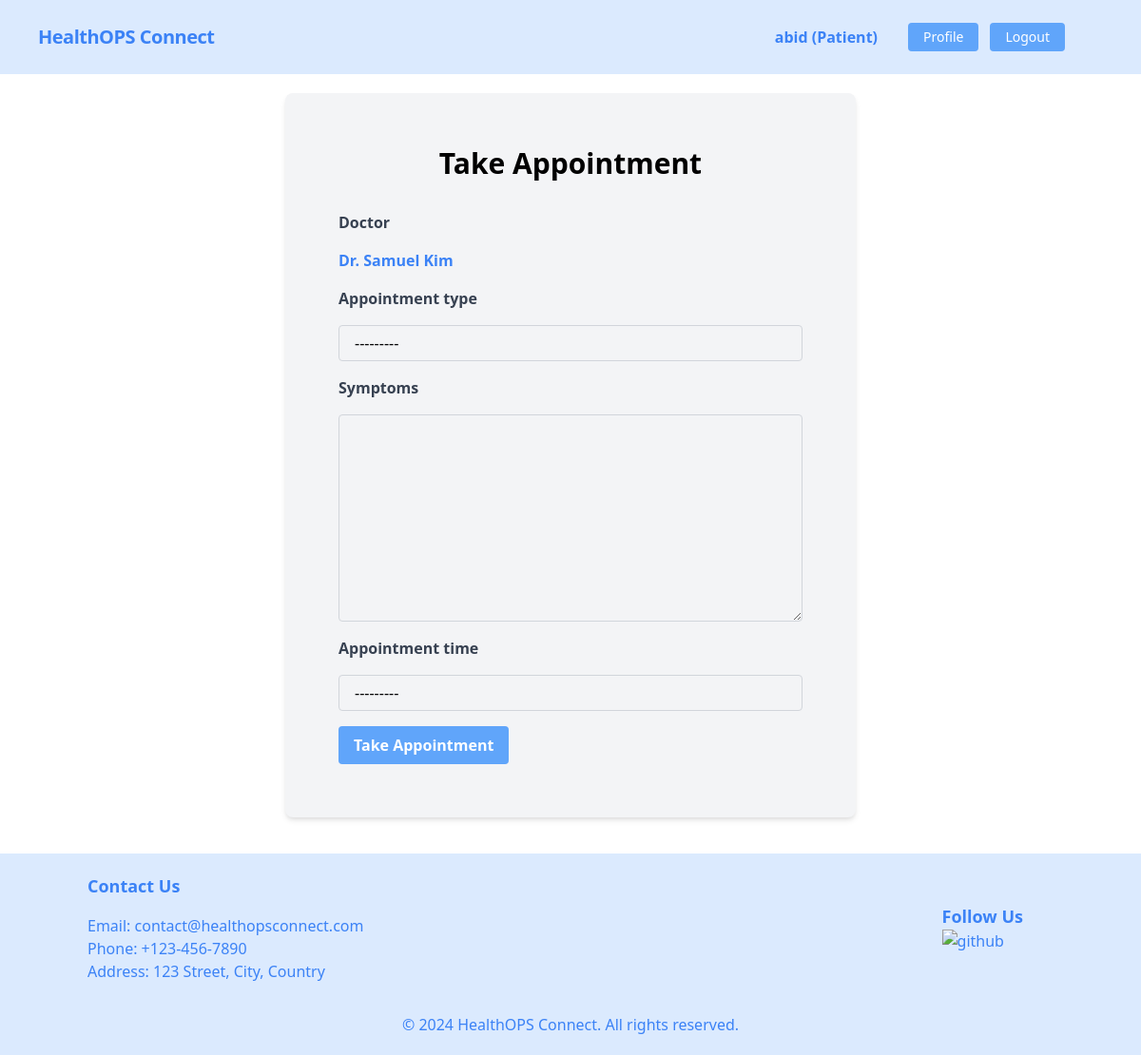
The app's page /doctors/take-appointment/8/ (signed in) with its own data.
### patient/models.py (models this page shows, shortened)
class Patient(models.Model):
    user = models.OneToOneField(User, on_delete=models.CASCADE)
    image = models.ImageField(
        upload_to='patient/images/', default='patient/images/default.jpg')
    phone = models.CharField(max_length=11)
    user_type = models.CharField(default='Patient', max_length=10, editable=False)

### doctor/models.py (models this page shows, shortened)
class Doctor(models.Model):
    user = models.OneToOneField(User, on_delete=models.CASCADE)
    image = models.ImageField(
        upload_to='doctor/media/uploads/', default='doctor/media/uploads/default.jpg')
    designation = models.ManyToManyField(Designation)
    expertise = models.ManyToManyField(Expertise)
    available_time = models.ManyToManyField(AvailableTime)
    fee = models.IntegerField()
    meet_link = models.URLField(max_length=200)
    user_type = models.CharField(
        default='Doctor', max_length=10, editable=False)

### appointment/views.py (the view, shortened to what this page needs)
# urls.py: path('take-appointment/<int:doctor_id>/', AppointmentCreateView.as_view(),
class AppointmentCreateView(LoginRequiredMixin, CreateView):
    model = Appointment
    form_class = AppointmentForm
    template_name = 'take_appointment.html'
    def dispatch(self, request, *args, **kwargs):
        if hasattr(request.user, 'doctor'):
            return HttpResponse('You are not allowed to take appointment as a doctor!')
        return super().dispatch(request, *args, **kwargs)
    def get_context_data(self, **kwargs):
        context = super().get_context_data(**kwargs)
        context['doctor'] = self.get_doctor()
        return context
    def get_form_kwargs(self):
        kwargs = super(AppointmentCreateView, self).get_form_kwargs()
        kwargs.update({'doctor': self.get_doctor()})
        return kwargs
    def get_doctor(self):
        return Doctor.objects.get(id=self.kwargs['doctor_id'])

### appointment/forms.py
class AppointmentForm(forms.ModelForm):
    appointment_time = forms.ModelChoiceField(
        queryset=AvailableTime.objects.none())
    class Meta:
        model = Appointment
        fields = ['doctor', 'appointment_type', 'symptoms', 'appointment_time']
    def __init__(self, *args, **kwargs):
        doctor = kwargs.pop('doctor', None)
        super(AppointmentForm, self).__init__(*args, **kwargs)
        if doctor:
            self.fields['appointment_time'].queryset = doctor.available_time.all()
        for field in self.fields:
            self.fields[field].widget.attrs.update({
                'class': (
                    'appearance-none block w-full bg-gray-100 border border-gray-300 rounded py-2 px-4 leading-tight focus:outline-none focus:bg-white focus:border-gray-500'
                )
            })

### doctor/models.py (called while the page is built)
    def __str__(self):
        return self.name

### appointment/templates/take_appointment.html (shortened to what this page needs)
{% extends 'base.html' %}
{% block content %}
<div class="lg:w-1/2 lg:mx-auto p-14 bg-gray-100 rounded-lg shadow-md my-5">
    <h1 class="text-3xl font-bold text-center mb-8">Take Appointment</h1>
    <form method="post" enctype="multipart/form-data" class="space-y-4" novalidate>
        <label class="block text-gray-700 font-bold mb-2" for="{{ form.doctor.id_for_label }}">
            {{ form.doctor.label }}
        </label>
        <p class="font-bold text-blue-500">Dr. {{doctor.user.first_name}} {{doctor.user.last_name}}</p>
        <label class="block text-gray-700 font-bold mb-2" for="{{ form.appointment_type.id_for_label }}">
            {{ form.appointment_type.label }}
        </label>
        {{ form.appointment_type }}
        <label class="block text-gray-700 font-bold mb-2" for="{{ form.symptoms.id_for_label }}">
            {{ form.symptoms.label }}
        </label>
        {{ form.symptoms }}
        <label class="block text-gray-700 font-bold mb-2" for="{{ form.appointment_time.id_for_label }}">
            {{ form.appointment_time.label }}
        </label>
        {{ form.appointment_time }}
        <button class="bg-blue-400 hover:bg-blue-500 text-white font-bold py-2 px-4 rounded focus:outline-none focus:shadow-outline" type="submit">Take Appointment</button>
    </form>
</div>
{% endblock %}

### templates/navbar.html (shortened to what this page needs)
<nav class="flex flex-col lg:flex-row items-center justify-between bg-blue-100 p-6 px-10">
    <div class="flex items-center flex-shrink-0 text-blue-500 mr-6">
        <span class="font-bold text-xl tracking-tight"><a href="{% url 'home' %}">HealthOPS Connect</a></span>
    </div>
    <div id="menu" class="w-full hidden lg:flex lg:flex-col lg:items-center lg:w-auto px-10">
        {% if request.user.is_authenticated %}
        <div class="lg:flex w-full items-center lg:gap-3">
            {% if request.user.patient.user_type == 'Patient' %}
            <div class="text-blue-500 my-auto font-black lg:px-5">
                {{request.user.username}} ({{request.user.patient.user_type}})
            </div>
            <div class="text-center lg:flex lg:gap-3">
                <a href="{% url 'patient_profile' %}"
                    class="inline-block font-medium text-sm px-4 py-2 leading-none bg-blue-400 rounded text-white hover:border-transparent hover:bg-blue-500 mt-2 lg:mt-0">Profile</a>
                <form method="post" action="{% url 'patient_logout' %}">
                    <button
                        class="inline-block font-medium text-sm px-4 py-2 leading-none bg-blue-400 rounded text-white hover:border-transparent hover:bg-blue-500 mt-2 lg:mt-0"
                        type="submit">
                        Logout
                    </button>
                </form>
            </div>
            {% endif %}
        </div>
        {% endif %}
    </div>
</nav>

### records on screen
Doctor: doctor.label "Doctor", user.first_name "Samuel", user.last_name "Kim"

### other values on screen
{{ request.user.username }} "abid"
{{ request.user.patient.user_type }} "Patient"
